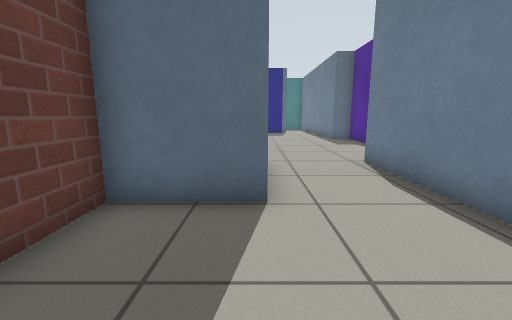
view 1 (above)

12 first-person views from a walk through a Gazebo world. The camera is 0.72 m above the floor, tilts 10° down and sees 90° across. The floor is counted in squares, 0.5 m on a side. Each view is taken from the middle of a square. On the plan, view 1 faces up. The plan holds only what a view shows up to about 13 squares ahead; the rest is blank. Gazebo's built-in surfaces are drawn with simple patterns.

view 2
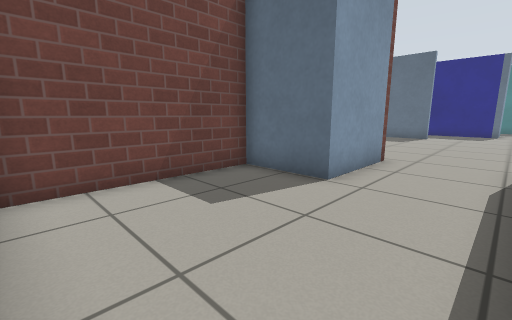

view 3
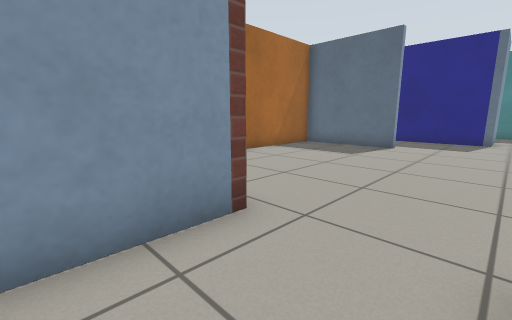

view 4
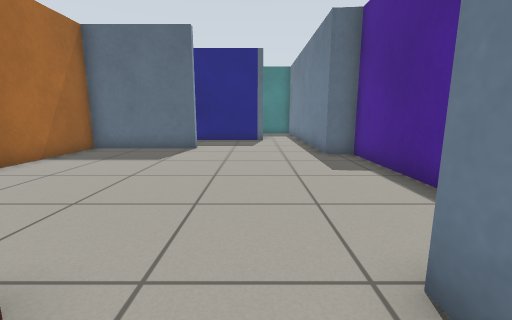

view 5
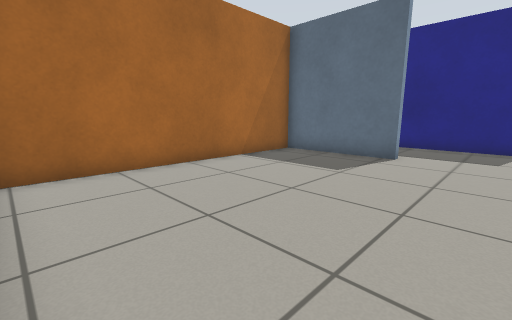

view 6
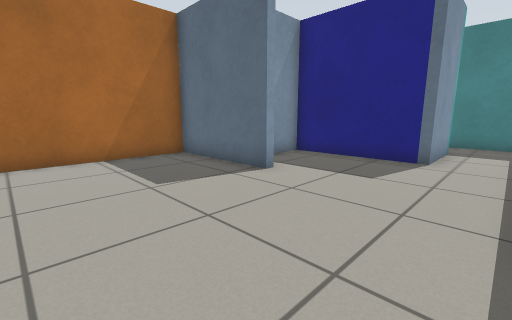

view 7
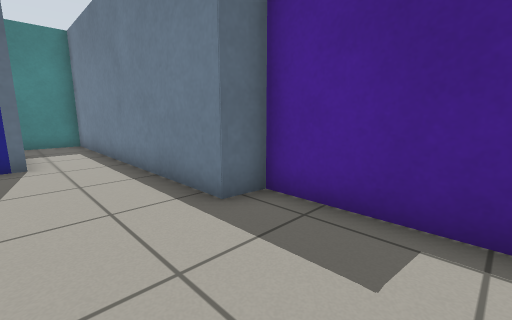

view 8
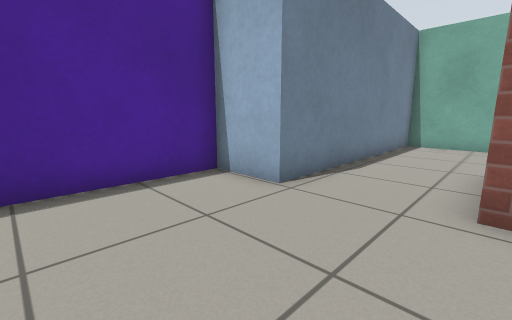

view 9
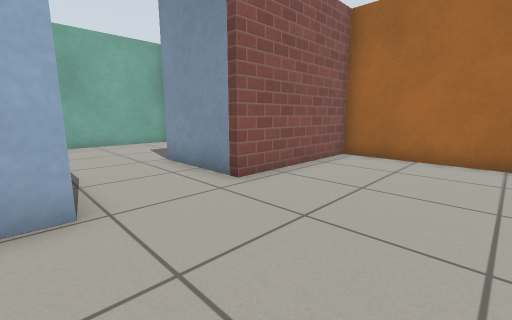

view 10
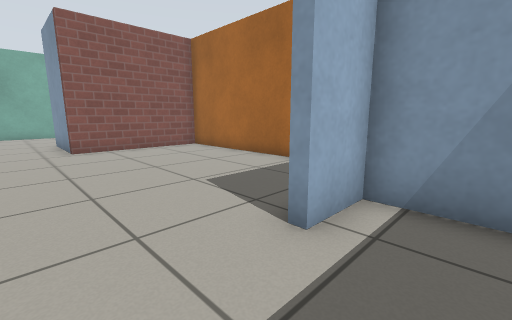

view 11
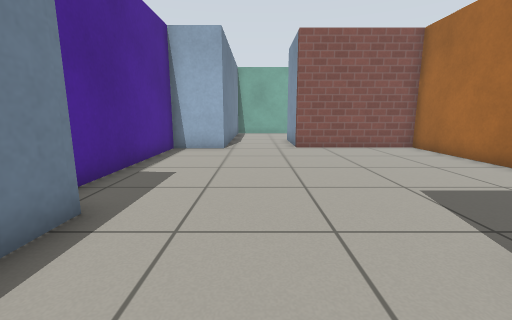

view 12
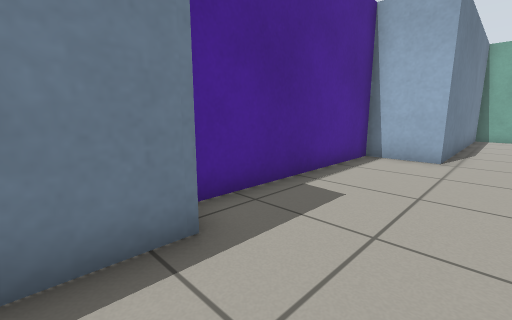

### Floor plan
Ten units are one square. View 1 is at (0, 0); x grows to the right and y downward. Boxes are objects, and circles mark ways between rooms. Rooms are numbered by the first view taken in them; rooms with no view inside come last. Other rooms are left out.
<svg viewBox="-55 -266 116 284">
<path fill="none" stroke="#000" d="M-20 13 34 13 34 -79M2 -76 2 -41 -25 -41 -25 11M-5 -170 -50 -170 -50 -76 2 -76M34 -79 56 -79 56 -153 46 -154 46 -164M24 -238 24 -207 -23 -207 -23 -173 -5 -173M46 -164 46 -261 20 -261"/>
<circle cx="20" cy="-70" r="3" fill="#2a7"/>
<circle cx="20" cy="-170" r="3" fill="#2a7"/>
<text x="10" y="-20">1</text>
<text x="0" y="-120">2</text>
<text x="20" y="-200">3</text>
</svg>
Room 1 opens to room 2. Room 2 opens to room 3.

Where each view was taken, in squares from view 1:
view 1: 0 up, 0 right, facing up
view 2: 1 down, 3 right, facing up-left
view 3: 5 up, 3 right, facing up-left
view 4: 6 up, 2 right, facing up
view 5: 8 up, 2 right, facing up-left
view 6: 12 up, 4 right, facing up-left
view 7: 12 up, 2 right, facing up-right
view 8: 12 up, 0 right, facing down-right
view 9: 12 up, 4 right, facing down-left
view 10: 19 up, 2 right, facing down-left
view 11: 19 up, 2 right, facing down
view 12: 17 up, 2 right, facing down-right
